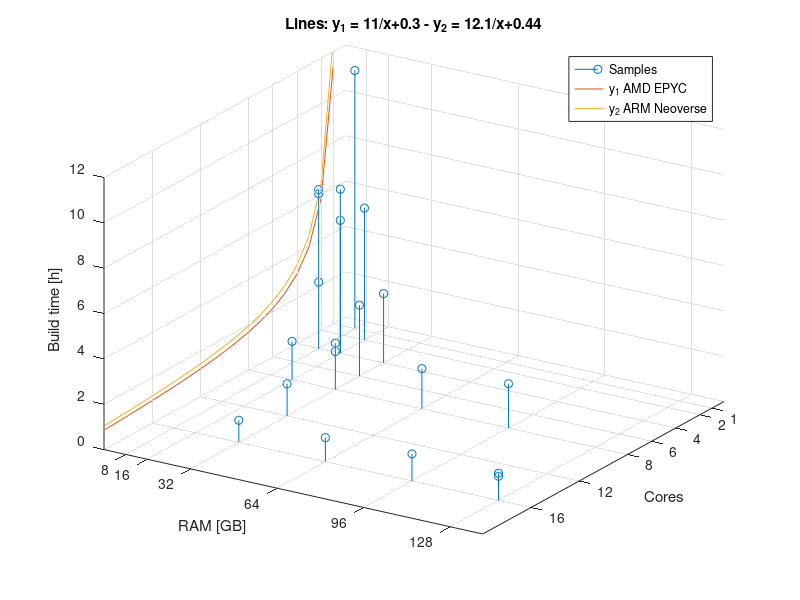
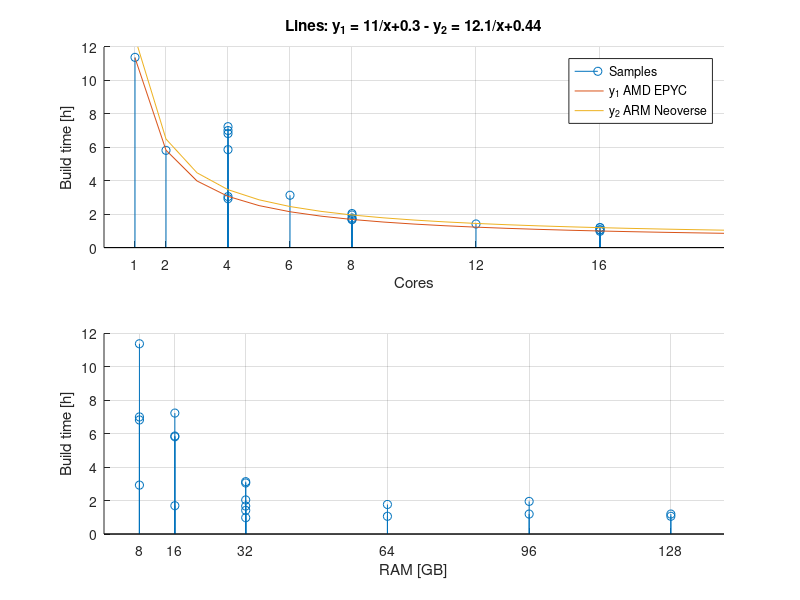

MATLAB code to generate these figures, in order:
#!/usr/bin/env octave-cli

clear

%%%%%%%%%%%%%%%%%%%%%%%%%%%%%%%%%%%%%%%%%%%%%%%%%%%%%%%%%%%%%%%%%%%%%%%%
% Misc hardware
%%%%%%%%%%%%%%%%%%%%%%%%%%%%%%%%%%%%%%%%%%%%%%%%%%%%%%%%%%%%%%%%%%%%%%%%

data_misc = [
%                             0_HD
%                      Total  1_SSD  Avail. Used
%   Machine Cores GHz  RAM_GB 2_NVMe RAM_GB Swap_GB Image_s SDK_s
    1       4     3.0  16     0      10     0       14315   6784
    2       4     2.0  16     1      14     0       15404   10638
    3.1     4     2.2  8      1      7.2    0       15133   10079
    4.1     4     1.6  8      0      7.3    0       14631   9926
    5.1     6     1.9  32     1      30     0       6598    4675
    1010    12    4.0  32     1      30     0       2973    2116
    1011    8     3.8  32     1      30     0       4329    3006
    1012    16    3.7  128    2      124    0       2214    1602
    1013    16    3.2  128    2      124    0       2471    1824
];

cores_misc = data_misc(:,2);
ram_misc = data_misc(:,4);
time_misc = (data_misc(:,8) + data_misc(:,9)) / 3600;

%%%%%%%%%%%%%%%%%%%%%%%%%%%%%%%%%%%%%%%%%%%%%%%%%%%%%%%%%%%%%%%%%%%%%%%%
% Virtual Server, AMD EPYC-Rome Processor @ 2 GHz
% Best fit for y = A/x + B
%%%%%%%%%%%%%%%%%%%%%%%%%%%%%%%%%%%%%%%%%%%%%%%%%%%%%%%%%%%%%%%%%%%%%%%%

data_AMD_EPYC = [
%                             0_HD
%                      Total  1_SSD  Avail. Used
%   Machine Cores GHz  RAM_GB 2_NVMe RAM_GB Swap_GB Image_s SDK_s
    1001    16    2.0  64     2      61     0       2194    1620
    1002    8     2.0  64     2      62     0       3668    2691
    1003    16    2.0  32     2      30     0       1950    1561
    1004    8     2.0  32     2      30     0       3539    2481
    1005    4     2.0  32     2      30     0       6507    4483
    1006    8     2.0  16     2      15     0       3576    2522
    1007    4     2.0  8      2      7.3    0       6139    4389
    1008    2     2.0  16     2      15     0       12573   8367
    1009    1     2.0  8      2      7.3    0       24870   16095
];

cores_AMD_EPYC = data_AMD_EPYC(:,2);
ram_AMD_EPYC = data_AMD_EPYC(:,4);
time_AMD_EPYC = (data_AMD_EPYC(:,8) + data_AMD_EPYC(:,9)) / 3600;

Y = time_AMD_EPYC;
X = [1./cores_AMD_EPYC ones(length(cores_AMD_EPYC), 1)];

% Least squares
W = inv(X' * X) * X' * Y;
A1 = W(1)
B1 = W(2)

%%%%%%%%%%%%%%%%%%%%%%%%%%%%%%%%%%%%%%%%%%%%%%%%%%%%%%%%%%%%%%%%%%%%%%%%
% Virtual Server, ARM Neoverse-N1 @ 2GHz
% Best fit for y = A/x + B
%%%%%%%%%%%%%%%%%%%%%%%%%%%%%%%%%%%%%%%%%%%%%%%%%%%%%%%%%%%%%%%%%%%%%%%%

data_ARM_Neoverse = [
%                             0_HD
%                      Total  1_SSD  Avail. Used
%   Machine Cores GHz  RAM_GB 2_NVMe RAM_GB Swap_GB Image_s SDK_s
    1101    16    2.0  96     -1     92     0       2370    1926
    1102     8    2.0  96     -1     93     0       4077    2945
];

cores_ARM_Neoverse = data_ARM_Neoverse(:,2);
ram_ARM_Neoverse = data_ARM_Neoverse(:,4);
time_ARM_Neoverse = (data_ARM_Neoverse(:,8) + data_ARM_Neoverse(:,9)) / 3600;

Y = time_ARM_Neoverse;
X = [1./cores_ARM_Neoverse ones(length(cores_ARM_Neoverse), 1)];

% Least squares
W = inv(X' * X) * X' * Y;
A2 = W(1)
B2 = W(2)

%%%%%%%%%%%%%%%%%%%%%%%%%%%%%%%%%%%%%%%%%%%%%%%%%%%%%%%%%%%%%%%%%%%%%%%%
% Agregate all data
%%%%%%%%%%%%%%%%%%%%%%%%%%%%%%%%%%%%%%%%%%%%%%%%%%%%%%%%%%%%%%%%%%%%%%%%

cores_all = [cores_misc; cores_AMD_EPYC; cores_ARM_Neoverse];
ram_all   = [ram_misc;   ram_AMD_EPYC;   ram_ARM_Neoverse];
time_all  = [time_misc;  time_AMD_EPYC;  time_ARM_Neoverse];

cores_ticks = unique(cores_all);
ram_ticks = unique(ram_all);

%%%%%%%%%%%%%%%%%%%%%%%%%%%%%%%%%%%%%%%%%%%%%%%%%%%%%%%%%%%%%%%%%%%%%%%%
% Figure 1
%%%%%%%%%%%%%%%%%%%%%%%%%%%%%%%%%%%%%%%%%%%%%%%%%%%%%%%%%%%%%%%%%%%%%%%%

figure(1),clf
hold on

stem3(cores_all, ram_all, time_all, 'o')
xticks(cores_ticks)
yticks(ram_ticks)

xmin = xlim()(1);
xmax = xlim()(2);
ymin = ylim()(1);
ymax = ylim()(2);

% Equation
x = (xmin:xmax)';
y1 = A1 ./ x + B1;
y2 = A2 ./ x + B2;
plot3(x, ymin*ones(1,length(x)), y1, '-')
plot3(x, ymin*ones(1,length(x)), y2, '-')

% No negative build time
a = [axis() 0 ceil(max(time_all))];
a(3) = ymin; % Fix start of y plane on the plotted lines
axis(a)

eq_2a1 = sprintf('y_1 = %.3g/x% +.2g', [A1 B1])
eq_2a2 = sprintf('y_2 = %.3g/x% +.2g', [A2 B2])
graph_title = ['Lines: ', eq_2a1, ' - ', eq_2a2];

title(graph_title)
xlabel('Cores')
ylabel('RAM [GB]')
zlabel('Build time [h]')
legend({
    'Samples',
    'y_1 AMD EPYC',
    'y_2 ARM Neoverse',
    })
az = 180 - 57.5;
el = 30;
view(az, el)
grid on

hold off

print images/build-time-1.svg

%%%%%%%%%%%%%%%%%%%%%%%%%%%%%%%%%%%%%%%%%%%%%%%%%%%%%%%%%%%%%%%%%%%%%%%%
% Figure 2.a
%%%%%%%%%%%%%%%%%%%%%%%%%%%%%%%%%%%%%%%%%%%%%%%%%%%%%%%%%%%%%%%%%%%%%%%%

figure(2),clf

subplot(2,1,1)
hold on

stem(cores_all, time_all, 'o')
xticks(cores_ticks)

% Equation
x = (xmin:xmax)';
y1 = A1 ./ x + B1;
y2 = A2 ./ x + B2;
plot(x, [y1, y2], '-')

% No negative build time
a = axis(); a(3) = 0; a(4) = ceil(max(time_all)); axis(a)

title(graph_title)
xlabel('Cores')
ylabel('Build time [h]')
legend({
    'Samples',
    'y_1 AMD EPYC',
    'y_2 ARM Neoverse',
    })
grid on

hold off

%%%%%%%%%%%%%%%%%%%%%%%%%%%%%%%%%%%%%%%%%%%%%%%%%%%%%%%%%%%%%%%%%%%%%%%%
% Figure 2.b
%%%%%%%%%%%%%%%%%%%%%%%%%%%%%%%%%%%%%%%%%%%%%%%%%%%%%%%%%%%%%%%%%%%%%%%%

subplot(2,1,2)
hold on

stem(ram_all, time_all, 'o')
xticks(ram_ticks)

% No negative build time
a = axis(); a(3) = 0; a(4) = ceil(max(time_all)); axis(a)

xlabel('RAM [GB]')
ylabel('Build time [h]')
grid on

hold off

print images/build-time-2.svg
